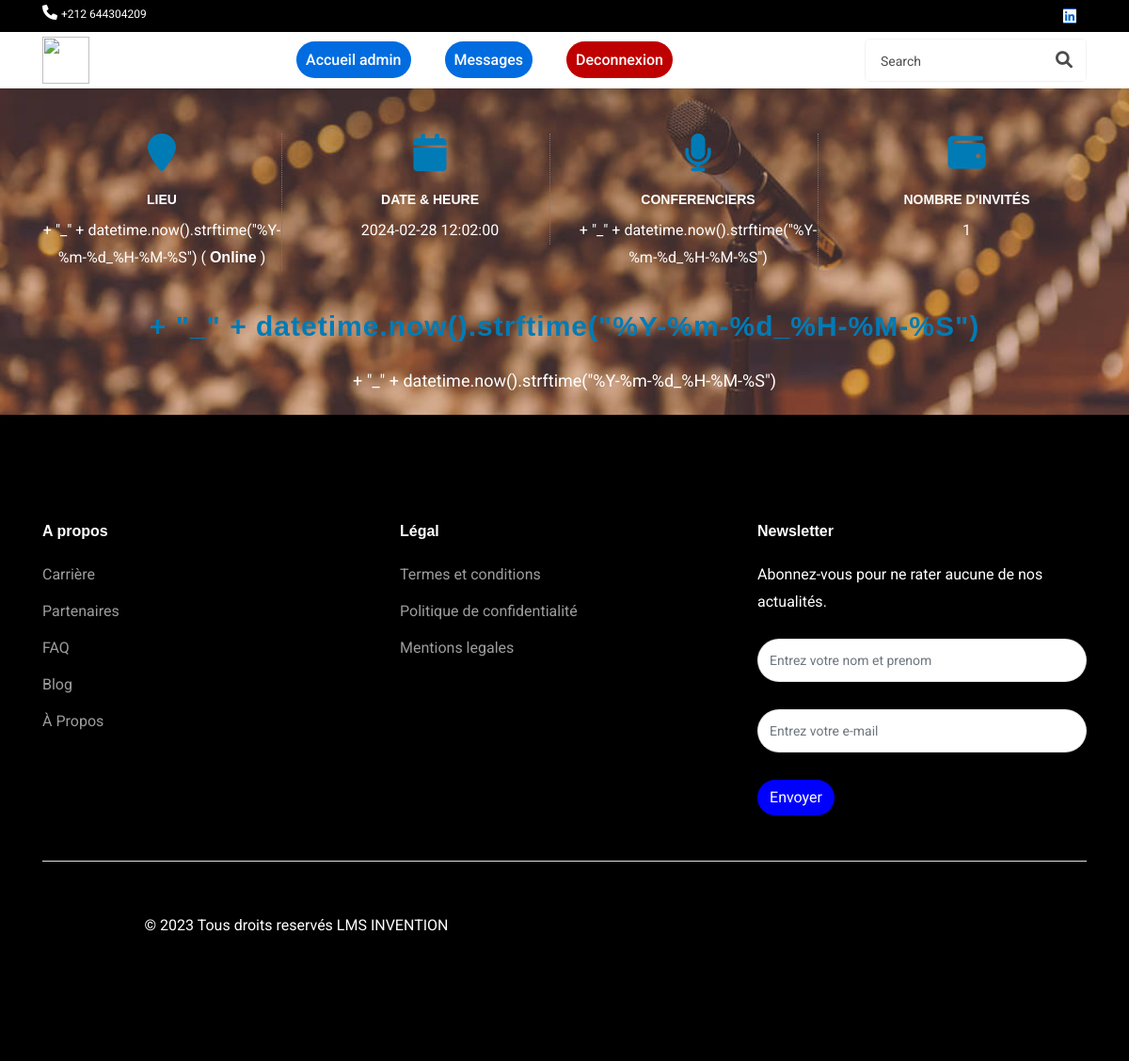
The page /details_confs_admin/1 on the database its author committed.
### Main/models/models.py (models this page shows)
class Conference(db.Model):
    id = db.Column(db.Integer, primary_key=True)
    titre = db.Column(db.String(2500))
    description = db.Column(db.String(2500))
    imagePath = db.Column(db.String(2500))
    conferencier=db.Column(db.String(2500))
    lien = db.Column(db.String(2500))
    type=db.Column(db.String(2500))
    lieu = db.Column(db.String(2500), default="")
    date = db.Column(db.DateTime, default=datetime.now)

### Main/routes/admin.py (the view)
@app.route('/details_confs_admin/<int:id>')
def details_confs_admin(id):
    conf = Conference.query.get(id)
    nb=Souscripconf.query.filter_by(idconf=conf.id, sub=True).count()
    if conf:
        return render_template('details_confs_admin.html', conf=conf,nb=nb,csrf_token = generate_csrf())
    else:
        return 'Conférence non trouvée'

### Main/templates/details_confs_admin.html (shortened to what this page needs)
<!DOCTYPE html>
<head>
    <link rel="stylesheet" href="https://cdnjs.cloudflare.com/ajax/libs/font-awesome/6.0.0-beta3/css/all.min.css">
    <link href="https://cdn.jsdelivr.net/npm/bootstrap@5.3.0/dist/css/bootstrap.min.css" rel="stylesheet">
    <link href="https://cdn.jsdelivr.net/npm/tailwindcss@2.2.19/dist/tailwind.min.css" rel="stylesheet">
</head>
<body>
  {% with currentPage='' %}
  {% include 'navbar_admin.html' %}
{% endwith %}
<section id="event" class="section" style="background-image:url('../static/assets/images/flou.jfif');height: fit-content;background-position: center;">
  <div class="container ">
    <div class="row ">
      <div class="col-md-3 col-sm-6 col-xs-12 mt-5">
        <div class="tab-block wow fadeInDown animated" data-wow-delay="0s" style="visibility: visible;-webkit-animation-delay: 0s; -moz-animation-delay: 0s; animation-delay: 0s;">
          <div class="icon">
            <i class="fa fa-location-pin"></i>
          </div>
          <div class="desc">
            <h4 style="color: rgb(255, 255, 255);font-weight: bolder;font-family: Impact, Haettenschweiler, 'Arial Narrow Bold', sans-serif;">Lieu</h4>
            <p style="color: white;">{{ conf.lieu }} ( <span style="color: rgb(255, 255, 255);font-weight: bolder;font-family: Impact, Haettenschweiler, 'Arial Narrow Bold', sans-serif;">{{conf.type |capitalize}}</span> ) </p>
          </div>
        </div>
      </div>
      <div class="col-md-3 col-sm-6 col-xs-12 mt-5">
        <div class="tab-block wow fadeInDown animated" data-wow-delay="0.2s" style="visibility: visible;-webkit-animation-delay: 0.2s; -moz-animation-delay: 0.2s; animation-delay: 0.2s;">
          <div class="icon">
            <i class="fa fa-calendar"></i>
          </div>
          <div class="desc">
            <h4 style="color: rgb(255, 255, 255);font-weight: bolder;font-family: Impact, Haettenschweiler, 'Arial Narrow Bold', sans-serif;">Date &amp; Heure</h4>
            <p style="color: white;">{{conf.date}}</p>
          </div>
        </div>
      </div>
      <div class="col-md-3 col-sm-6 col-xs-12 mt-5">
        <div class="tab-block wow fadeInDown animated" data-wow-delay="0.4s" style="visibility: visible;-webkit-animation-delay: 0.4s; -moz-animation-delay: 0.4s; animation-delay: 0.4s;">
          <div class="icon">
            <i class="fa fa-microphone"></i>
          </div>
          <div class="desc">
            <h4 style="color: rgb(255, 255, 255);font-weight: bolder;font-family: Impact, Haettenschweiler, 'Arial Narrow Bold', sans-serif;">Conferenciers</h4>
            <p style="color: white;">{{ conf.conferencier }}</p>
          </div>
        </div>
      </div>
      <div class="col-md-3 col-sm-6 col-xs-12 mt-5">
        <div class="tab-block last-block wow fadeInDown animated" data-wow-delay="0.6s" style="visibility: visible;-webkit-animation-delay: 0.6s; -moz-animation-delay: 0.6s; animation-delay: 0.6s;">
          <div class="icon">
            <i class="fa fa-wallet"></i>
          </div>
          <div class="desc left">
            <h4 style="color: rgb(255, 255, 255);font-weight: bolder;font-family: Impact, Haettenschweiler, 'Arial Narrow Bold', sans-serif;">Nombre d'invités</h4>
            <p style="color: white;">{{nb}}</p>
          </div>
        </div>
      </div>
      <div class="col-md-12">
        <div class="content-text">
          <h3 class="wow fadeInUp animated" data-wow-delay="0.8s" style="visibility: visible;-webkit-animation-delay: 0.8s; -moz-animation-delay: 0.8s; animation-delay: 0.8s;font-family: Impact, Haettenschweiler, 'Arial Narrow Bold', sans-serif;color: #007bb6;font-weight: bold;">{{ conf.titre }}</h3>
          <p class="wow fadeInUp animated" data-wow-delay="1s" style="visibility: visible;-webkit-animation-delay: 1s; -moz-animation-delay: 1s; animation-delay: 1s;color: white">{{ conf.description }}</p>
        </div>
      </div>
    </div>
  </div>
</section>
{% include 'footer.html' %}
</body>

### Main/templates/footer.html (style rules this page uses)
body { font-family: "Roboto", -apple-system, BlinkMacSystemFont, "Segoe UI", Roboto, "Helvetica Neue", Arial, "Noto Sans", sans-serif, "Apple Color Emoji", "Segoe UI Emoji", "Segoe UI Symbol", "Noto Color Emoji"; }

### Main/templates/details_confs_admin.html (style rules this page uses)
#event { background: url(../static/img/background/bg-1.jpg); background-size: cover; position: relative; }
#event .tab-block { width: 100%; text-align: center; border-right: 1px dotted #777; margin-bottom: 30px; }
#event .tab-block .icon { text-align: center; margin-bottom: 15px; }
#event .tab-block .icon i { font-size: 40px; color: #007bb6; }
#event .tab-block .desc h4 { color: #fff; text-transform: uppercase; font-size: 14px; }
#event .tab-block .desc p { color: #ADADAD; }
#event .last-block { border-right: none; }
#event .content-text { text-align: center; padding: 6px 60px; }
#event .content-text h3 { font-size: 30px; color: #fff; font-weight: 400; letter-spacing: 1px; margin-bottom: 22px; }
#event .content-text p { color: #ADADAD; font-size: 18px; line-height: 28px; }

### rows shown on the page
Conference: lieu "+ \"_\" + datetime.now().strftime(\"%Y-%m-%d_%H-%M-%S\")", type "Online", date "2024-02-28 12:02:00", conferencier "+ \"_\" + datetime.now().strftime(\"%Y-%m-%d_%H-%M-%S\")", titre "+ \"_\" + datetime.now().strftime(\"%Y-%m-%d_%H-%M-%S\")", description "+ \"_\" + datetime.now().strftime(\"%Y-%m-%d_%H-%M-%S\")"

### other values the page prints
{{ nb }} "1"
